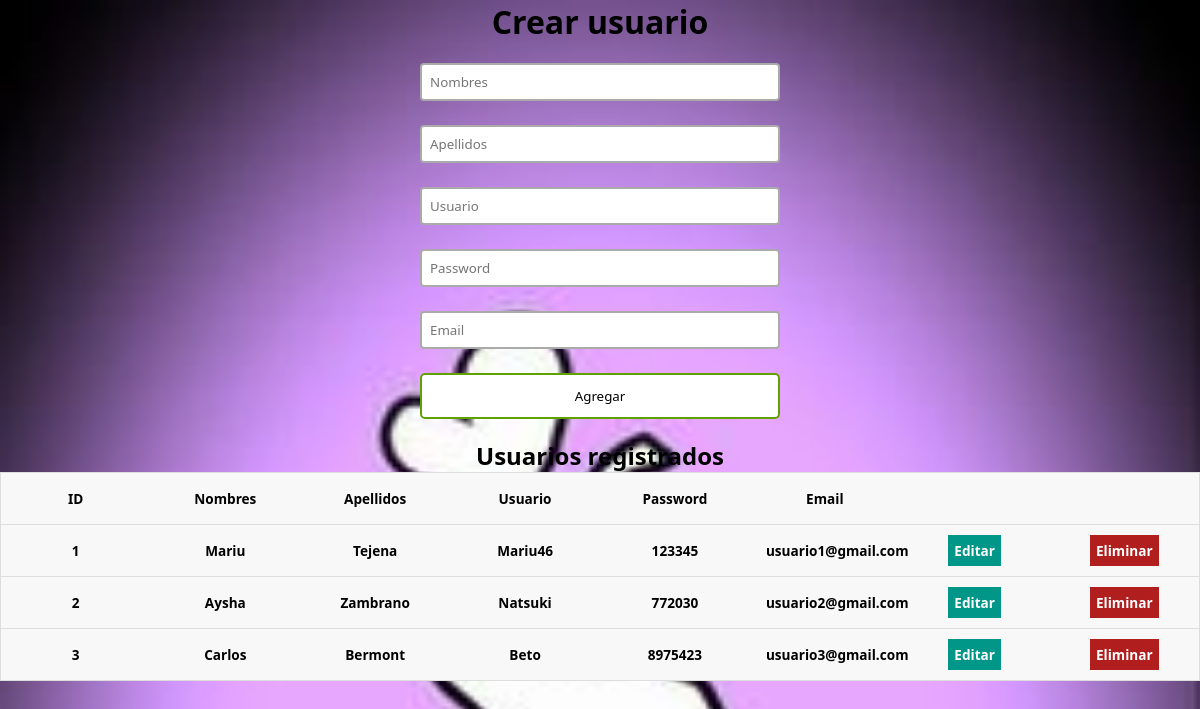
The page / on the database its author committed.
### tables this page shows
CREATE TABLE `usuarios` (
  `id` int(11) NOT NULL,
  `nombres` varchar(20) NOT NULL,
  `apellidos` varchar(20) NOT NULL,
  `usuario` varchar(15) NOT NULL,
  `password` varchar(15) NOT NULL,
  `email` varchar(30) NOT NULL
);

### index.php (the view, shortened to what this page needs)
<?php
$con = connection();
$sql = "SELECT * FROM usuarios";
$query = mysqli_query($con, $sql);
?>
<!DOCTYPE html>
<html lang="en">
<head>
    <link href="ESTILOS/Style.css" rel="stylesheet">
</head>
<body>
    <div class="usuarios-form">
        <h1>Crear usuario</h1>
        <form action="insert-users.php" method="POST">
            <input type="text" name="nombres" placeholder="Nombres">
            <input type="text" name="apellidos" placeholder="Apellidos">
            <input type="text" name="usuario" placeholder="Usuario">
            <input type="password" name="password" placeholder="Password">
            <input type="email" name="email" placeholder="Email">
            <input type="submit" value="Agregar">
        </form>
    </div>
    <div class="usuarios-table">
        <h2>Usuarios registrados</h2>
        <table>
            <thead>
                <tr>
                    <th>ID</th>
                    <th>Nombres</th>
                    <th>Apellidos</th>
                    <th>Usuario</th>
                    <th>Password</th>
                    <th>Email</th>
                    <th></th>
                    <th></th>
                </tr>
            </thead>
            <tbody>
                <?php while ($row = mysqli_fetch_array($query)): ?>
                    <tr>
                        <th><?= $row['id'] ?></th>
                        <th><?= $row['nombres'] ?></th>
                        <th><?= $row['apellidos'] ?></th>
                        <th><?= $row['usuario'] ?></th>
                        <th><?= $row['password'] ?></th>
                        <th><?= $row['email'] ?></th>
                        <th><a href="update.php?id=<?= $row['id'] ?>" class="usuarios-table--edit">Editar</a></th>
                        <th><a href="delete-users.php?id=<?= $row['id'] ?>" class="usuarios-table--delete" >Eliminar</a></th>
                    </tr>
                <?php endwhile; ?>
            </tbody>
        </table>
    </div>
</body>
</html>

### ESTILOS/Style.css (style rules this page uses)
* { box-sizing: border-box; margin: 0; padding: 0; }
html { font-family: 'Segoe UI', sans-serif; text-align: center; }
a { text-decoration: none; }
.usuarios-form form { display: flex; flex-direction: column; gap: 24px; width: 30%; margin: 20px auto; text-align: center; }
.usuarios-form form input { font-family: 'Segoe UI', sans-serif; }
.usuarios-form form input[type=text], .usuarios-form form input[type=password], .usuarios-form form input[type=email] { padding: 8px; border:2px solid #aaa; border-radius:4px; outline:none; transition:.3s; }
.usuarios-form form input[type=submit] { border: none; padding: 12px 50px; text-decoration: none; transition-duration: 0.4s; cursor: pointer; border-radius: 5px; background-color: white; color: black; border: 2px solid #60a100; }
.usuarios-table table { border: 1px solid #ccc; border-collapse: collapse; margin: 0; padding: 0; width: 100%; table-layout: fixed; }
table tr { background-color: #f8f8f8; border: 1px solid #ddd; padding: 4px; }
table th { padding: 16px; text-align: center; font-size: .85em; }
.usuarios-table--edit { background: #009688; padding: 6px; color: #fff; text-align: center; font-weight: bold; }
.usuarios-table--delete { background: #b11e1e; padding: 6px; color: #fff; text-align: center; font-weight: bold; }

### index.php (style rules this page uses)
body { background-image: url('img/cor.jpg'); background-size: cover; }

### rows shown on the page
usuarios: id "1", nombres "Mariu", apellidos "Tejena", usuario "Mariu46", password "123345", email "usuario1@gmail.com"
usuarios: id "2", nombres "Aysha", apellidos "Zambrano", usuario "Natsuki", password "772030", email "usuario2@gmail.com"
usuarios: id "3", nombres "Carlos", apellidos "Bermont", usuario "Beto", password "8975423", email "usuario3@gmail.com"
